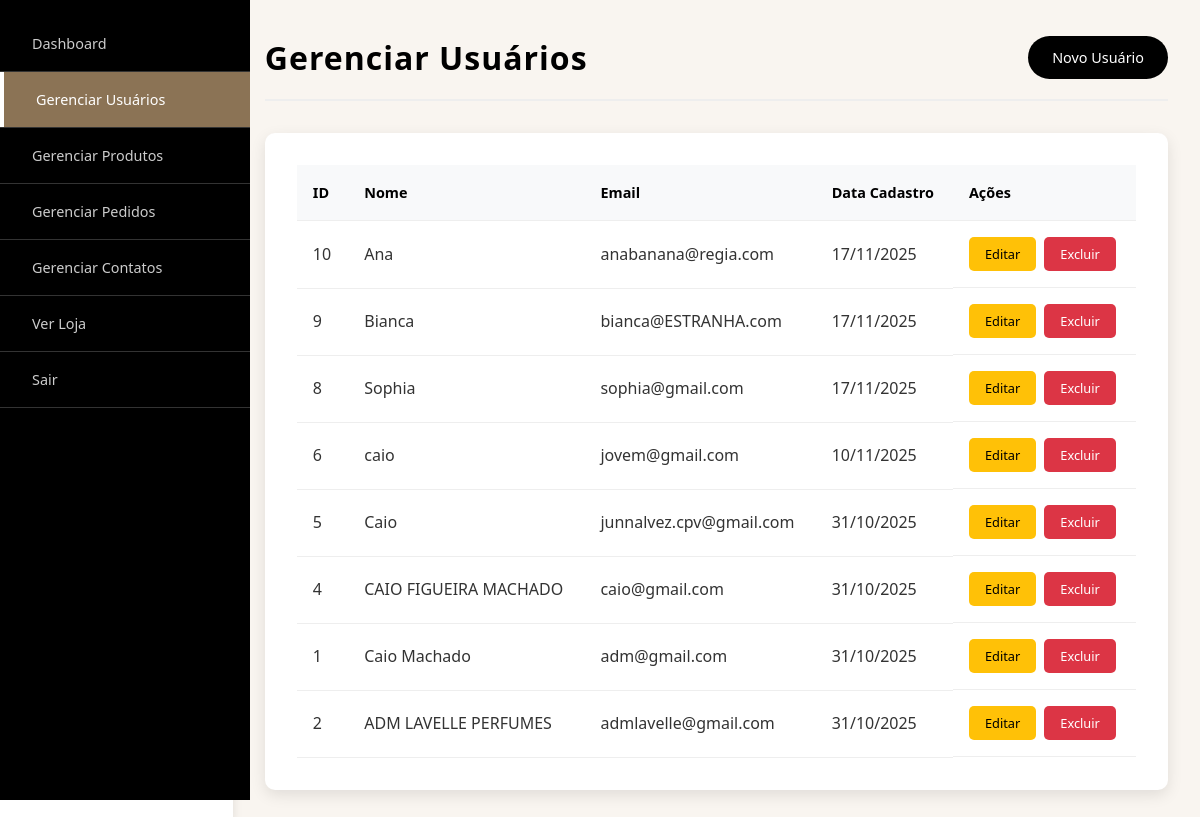
The app's page /admin/usuarios.php (signed in) with its own data.
### tables this page shows
CREATE TABLE `usuarios` (
  `id` int(11) NOT NULL,
  `nome` varchar(100) NOT NULL,
  `email` varchar(150) NOT NULL,
  `senha` varchar(255) NOT NULL,
  `data_cadastro` timestamp NOT NULL DEFAULT current_timestamp(),
  `telefone` varchar(20) DEFAULT NULL,
  `endereco` text DEFAULT NULL,
  `cidade` varchar(100) DEFAULT NULL,
  `estado` varchar(50) DEFAULT NULL,
  `cep` varchar(10) DEFAULT NULL,
  `foto_perfil` varchar(255) DEFAULT NULL,
  `created_at` timestamp NOT NULL DEFAULT current_timestamp()
);

### admin/usuarios.php (the view, shortened to what this page needs)
<?php
$database = new Database();
$db = $database->getConnection();
$usuarios = [];
try {
    $query = "SELECT id, nome, email, telefone, cidade, estado, created_at FROM usuarios ORDER BY created_at DESC";
    $stmt = $db->prepare($query);
    $stmt->execute();
    $usuarios = $stmt->fetchAll(PDO::FETCH_ASSOC);
} catch(PDOException $e) {
    $mensagem = "Erro ao carregar usuários: " . $e->getMessage();
    $tipo_mensagem = "error";
}
include 'includes/header.php';
include 'includes/sidebar.php';
?>
<div class="main-content">
    <div class="page-header">
        <h1>Gerenciar Usuários</h1>
        <button class="btn-primary" onclick="openModal('create')">Novo Usuário</button>
    </div>
    <div class="content-card">
        <?php if(empty($usuarios)): ?>
            <div style="text-align: center; padding: 3rem; color: #666;">
                <p>Nenhum usuário cadastrado.</p>
            </div>
        <?php else: ?>
            <div class="table-responsive">
                <table class="data-table">
                    <thead>
                        <tr>
                            <th>ID</th>
                            <th>Nome</th>
                            <th>Email</th>
                            <th>Data Cadastro</th>
                            <th>Ações</th>
                        </tr>
                    </thead>
                    <tbody>
                        <?php foreach($usuarios as $usuario): ?>
                        <tr>
                            <td><?php echo $usuario['id']; ?></td>
                            <td><?php echo htmlspecialchars($usuario['nome']); ?></td>
                            <td><?php echo htmlspecialchars($usuario['email']); ?></td>
                            <td>
                                <?php
                                if(isset($usuario['created_at'])) {
                                    echo date('d/m/Y', strtotime($usuario['created_at']));
                                } else {
                                    echo 'N/A';
                                }
                                ?>
                            </td>
                            <td class="actions">
                                <button class="btn-edit" onclick="editUsuario(<?php echo $usuario['id']; ?>, '<?php echo htmlspecialchars($usuario['nome']); ?>', '<?php echo htmlspecialchars($usuario['email']); ?>')">Editar</button>
                                <?php if($usuario['id'] != $_SESSION['id']): ?>
                                    <button class="btn-delete" onclick="deleteUsuario(<?php echo $usuario['id']; ?>)">Excluir</button>
                                <?php else: ?>
                                    <button class="btn-delete" disabled title="Você não pode excluir seu próprio usuário">Excluir</button>
                                <?php endif; ?>
                            </td>
                        </tr>
                        <?php endforeach; ?>
                    </tbody>
                </table>
            </div>
        <?php endif; ?>
    </div>
</div>
<?php include 'includes/footer.php'; ?>

### admin/css/style.css (style rules this page uses)
* { margin: 0; padding: 0; box-sizing: border-box; font-family: "Segoe UI", Tahoma, Geneva, Verdana, sans-serif; }
body { background-color: #f9f5f0; color: #333; line-height: 1.6; }
.main-content { flex: 1; padding: 2rem; }
.page-header { display: flex; justify-content: space-between; align-items: center; margin-bottom: 2rem; padding-bottom: 1rem; border-bottom: 2px solid #eee; }
.page-header h1 { font-size: 2rem; color: #000; letter-spacing: 1px; }
.btn-primary { background: #000; color: white; padding: 0.75rem 1.5rem; border: none; border-radius: 25px; cursor: pointer; font-size: 0.9rem; font-weight: 500; transition: all 0.3s; text-decoration: none; display: inline-block; }
.content-card { background: white; padding: 2rem; border-radius: 10px; box-shadow: 0 5px 15px rgba(0, 0, 0, 0.1); }
.table-responsive { overflow-x: auto; }
.data-table { width: 100%; border-collapse: collapse; }
.data-table th, .data-table td { padding: 1rem; text-align: left; border-bottom: 1px solid #eee; }
.data-table th { background: #f8f9fa; font-weight: 600; color: #000; font-size: 0.9rem; }
.actions { display: flex; gap: 0.5rem; }
.btn-edit, .btn-delete { padding: 0.5rem 1rem; border: none; border-radius: 5px; cursor: pointer; font-size: 0.8rem; font-weight: 500; transition: all 0.3s; }
.btn-edit { background: #ffc107; color: #000; }
.btn-delete { background: #dc3545; color: white; }

### records on screen
usuarios: id "10", nome "Ana", email "anabanana@regia.com", created_at "17/11/2025"
usuarios: id "9", nome "Bianca", email "bianca@ESTRANHA.com", created_at "17/11/2025"
usuarios: id "8", nome "Sophia", email "sophia@gmail.com", created_at "17/11/2025"
usuarios: id "6", nome "caio", email "jovem@gmail.com", created_at "10/11/2025"
usuarios: id "5", nome "Caio", email "junnalvez.cpv@gmail.com", created_at "31/10/2025"
usuarios: id "4", nome "CAIO FIGUEIRA MACHADO", email "caio@gmail.com", created_at "31/10/2025"
usuarios: id "1", nome "Caio Machado", email "adm@gmail.com", created_at "31/10/2025"
usuarios: id "2", nome "ADM LAVELLE PERFUMES", email "admlavelle@gmail.com", created_at "31/10/2025", shows "Excluir"
